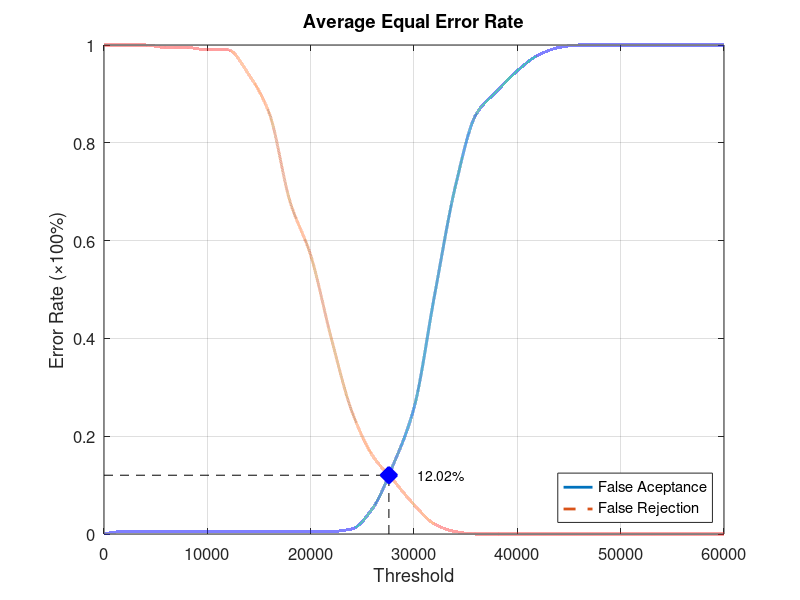
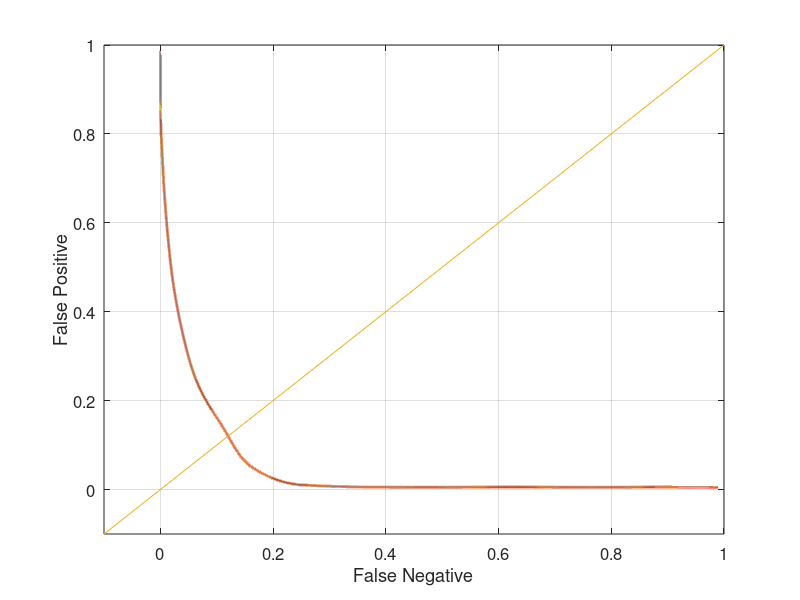

MATLAB code for these plots, in order:
function yEER = Database5_3
close all;
clear;
clc;
x = 0:2000:60000;
xq = 0:0.5:60000;

y0 = [0 0.00526316 0.00526316 0.00526316 0.00526316 0.00526316 0.00526316 0.00526316 0.00526316 0.00526316 0.00526316 0.00526316 0.0105263 0.0526316 0.142105 0.257895 0.489474 0.710526 0.857895 0.905263 0.947368 0.978947 0.994737 1 1 1 1 1 1 1 1];
yy0 = interp1(x, y0, xq, 'pchip');
y1 = [1 1 1 0.995 0.995 0.99 0.99 0.94 0.86 0.68 0.57 0.4 0.25 0.16 0.11 0.06 0.02 0.005 0 0 0 0 0 0 0 0 0 0 0 0 0];
yy1 = interp1(x, y1, xq, 'pchip');

% Calculating EER: 
y2 = abs(y0 - y1);
find(y2 == min(y2))
yy2 = abs(yy0 - yy1);
xEER = find(yy2 == min(yy2));
xEERIndex = xq(xEER) % X-axis EER
yEER = yy0(xEER) % Y-axis EER

main = figure
plot(xq, yy0,'-','LineWidth', 2);	hold on
plot(xq, yy1,'--','LineWidth', 2);	hold on
plot([xEERIndex xEERIndex], [0 yEER], 'k--');	hold on
plot([0 xEERIndex], [yEER yEER], 'k--');	hold on
plot(xEERIndex, yEER, 'bx', 'LineWidth', 10);	hold on
text(xEERIndex + 10 * xEERIndex / 100, yEER, [num2str(round((10000 * yEER)) / 100) '%'])
legend('False Aceptance', 'False Rejection', 'Location', 'SouthEast')
xlabel('Threshold')
ylabel('Error Rate (\times100%)')
title('Average Equal Error Rate')
set(gca, 'FontSize', 12)
axis([0 60000 0 1])
grid on

print(main, 'Database5_3Main', '-dpng');
FNRxFPR = figure('Color', [1 1 1]);
plot(yy1, yy0, '-', yy1, yy0, 'LineWidth', 2);
hold on
y = -0.1:0.1:1
plot(y, y); 
set(gca, 'FontSize', 12)
xlabel('False Negative')
ylabel('False Positive')
axis([-0.1 1 -0.1 1])
set(gca, 'FontSize', 12)
grid on

print(FNRxFPR, 'Database5_3FNRxFPR','-dpng');
end
